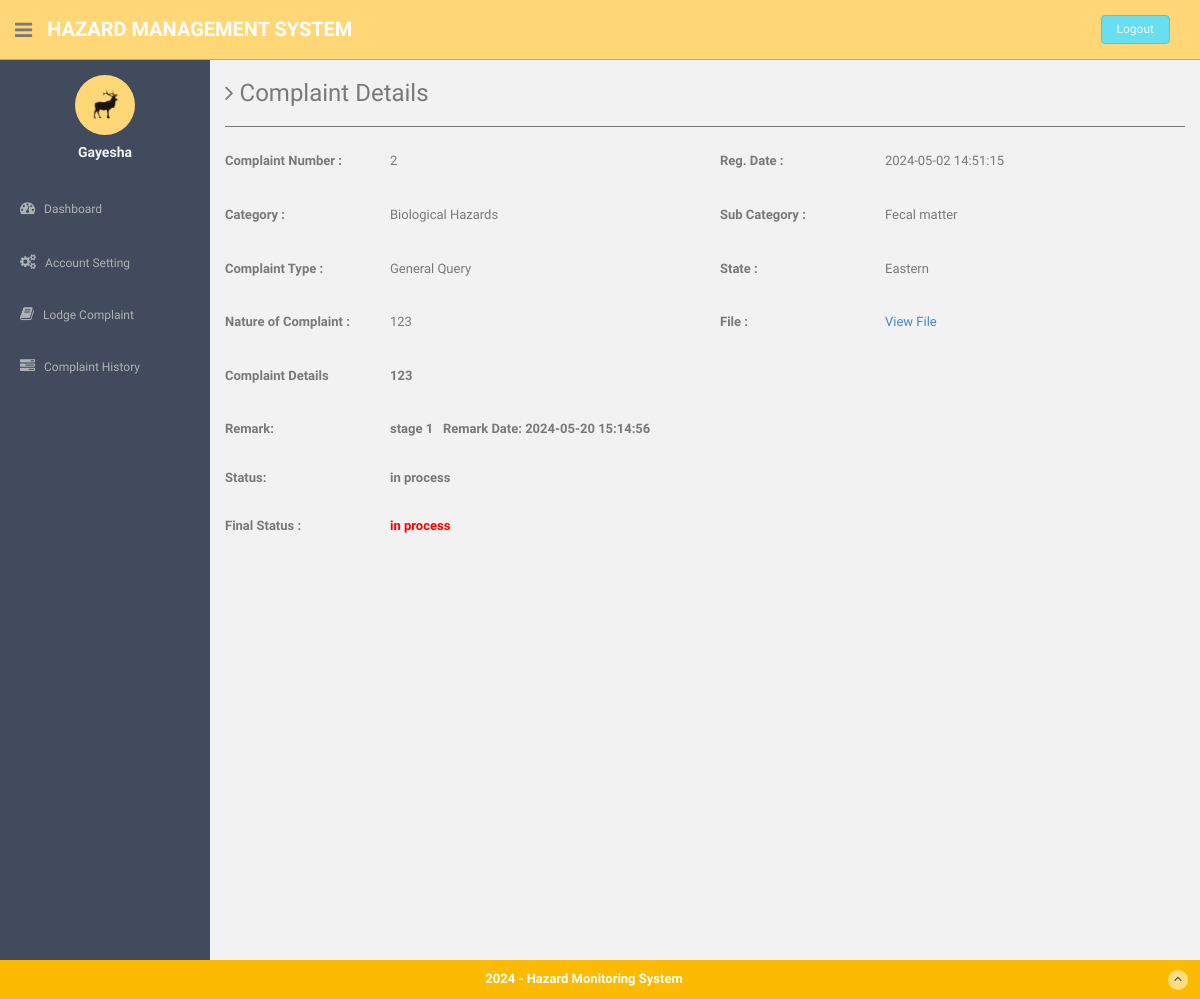
Page /users/complaint-details.php?cid=2 (signed in) on the committed database.
### tables this page shows
CREATE TABLE `users` (
  `id` int(11) NOT NULL,
  `fullName` varchar(255) DEFAULT NULL,
  `userEmail` varchar(255) DEFAULT NULL,
  `password` varchar(255) DEFAULT NULL,
  `contactNo` bigint(11) DEFAULT NULL,
  `address` tinytext DEFAULT NULL,
  `State` varchar(255) DEFAULT NULL,
  `country` varchar(255) DEFAULT NULL,
  `pincode` int(6) DEFAULT NULL,
  `userImage` varchar(255) DEFAULT NULL,
  `regDate` timestamp NOT NULL DEFAULT current_timestamp(),
  `updationDate` timestamp NOT NULL DEFAULT '0000-00-00 00:00:00' ON UPDATE current_timestamp(),
  `status` int(1) NOT NULL
);

CREATE TABLE `tblcomplaints` (
  `complaintNumber` int(11) NOT NULL,
  `userId` int(11) NOT NULL,
  `category` int(11) NOT NULL,
  `subcategory` varchar(255) NOT NULL,
  `complaintType` varchar(255) NOT NULL,
  `state` varchar(255) NOT NULL,
  `noc` varchar(255) NOT NULL,
  `complaintDetails` mediumtext NOT NULL,
  `complaintFile` varchar(255) DEFAULT NULL,
  `regDate` timestamp NOT NULL DEFAULT current_timestamp(),
  `status` varchar(50) DEFAULT NULL,
  `lastUpdationDate` timestamp NOT NULL DEFAULT '0000-00-00 00:00:00' ON UPDATE current_timestamp()
);

CREATE TABLE `category` (
  `id` int(11) NOT NULL,
  `categoryName` varchar(255) NOT NULL,
  `categoryDescription` longtext NOT NULL,
  `creationDate` timestamp NOT NULL DEFAULT current_timestamp(),
  `updationDate` varchar(255) NOT NULL
);

CREATE TABLE `complaintremark` (
  `id` int(11) NOT NULL,
  `complaintNumber` int(11) NOT NULL,
  `status` varchar(255) NOT NULL,
  `remark` mediumtext NOT NULL,
  `remarkDate` timestamp NOT NULL DEFAULT current_timestamp()
);

### users/complaint-details.php (the view, shortened to what this page needs)
<?php session_start();
include('includes/config.php');
if(strlen($_SESSION['login'])==0)
  {
header('location:index.php');
}
else{ ?>
<!DOCTYPE html>
<html lang="en">
  <head>
    <link href="assets/css/bootstrap.css" rel="stylesheet">
    <link href="assets/font-awesome/css/font-awesome.css" rel="stylesheet" />
    <link href="assets/css/style.css" rel="stylesheet">
    <link href="assets/css/style-responsive.css" rel="stylesheet">
  </head>
  <body>
  <section id="container" >
<?php include('includes/header.php');?>
<?php include('includes/sidebar.php');?>
      <section id="main-content">
          <section class="wrapper site-min-height">
          	<h3><i class="fa fa-angle-right"></i> Complaint Details</h3>
            <hr />
 <?php $query=mysqli_query($bd, "select tblcomplaints.*,category.categoryName as catname from tblcomplaints join category on category.id=tblcomplaints.category where userId='".$_SESSION['id']."' and complaintNumber='".$_GET['cid']."'");
while($row=mysqli_fetch_array($query))
{?>
          	<div class="row mt">
            <label class="col-sm-2 col-sm-2 control-label"><b>Complaint Number : </b></label>
          		<div class="col-sm-4">
          		<p><?php echo htmlentities($row['complaintNumber']);?></p>
          		</div>
<label class="col-sm-2 col-sm-2 control-label"><b>Reg. Date :</b></label>
              <div class="col-sm-4">
              <p><?php echo htmlentities($row['regDate']);?></p>
              </div>
          	</div>
<div class="row mt">
            <label class="col-sm-2 col-sm-2 control-label"><b>Category :</b></label>
              <div class="col-sm-4">
              <p><?php echo htmlentities($row['catname']);?></p>
              </div>
<label class="col-sm-2 col-sm-2 control-label"><b>Sub Category :</b> </label>
              <div class="col-sm-4">
              <p><?php echo htmlentities($row['subcategory']);?></p>
              </div>
            </div>
  <div class="row mt">
            <label class="col-sm-2 col-sm-2 control-label"><b>Complaint Type :</b></label>
              <div class="col-sm-4">
              <p><?php echo htmlentities($row['complaintType']);?></p>
              </div>
<label class="col-sm-2 col-sm-2 control-label"><b>State :</b></label>
              <div class="col-sm-4">
              <p><?php echo htmlentities($row['state']);?></p>
              </div>
            </div>
  <div class="row mt">
            <label class="col-sm-2 col-sm-2 control-label"><b>Nature of Complaint :</b></label>
              <div class="col-sm-4">
              <p><?php echo htmlentities($row['noc']);?></p>
              </div>
<label class="col-sm-2 col-sm-2 control-label"><b>File :</b></label>
              <div class="col-sm-4">
              <p><?php $cfile=$row['complaintFile'];
if($cfile=="" || $cfile=="NULL")
{
  echo htmlentities("File NA");
}
else{ ?>
<a href="complaintdocs/<?php echo htmlentities($row['complaintFile']);?>"> View File</a>
<?php } ?>
              </p>
              </div>
            </div>
 <div class="row mt">
            <label class="col-sm-2 col-sm-2 control-label"><b>Complaint Details </label>
              <div class="col-sm-10">
              <p><?php echo htmlentities($row['complaintDetails']);?></p>
              </div>
            </div>
<?php $ret=mysqli_query($bd, "select complaintremark.remark as remark,complaintremark.status as sstatus,complaintremark.remarkDate as rdate from complaintremark join tblcomplaints on tblcomplaints.complaintNumber=complaintremark.complaintNumber where complaintremark.complaintNumber='".$_GET['cid']."'");
while($rw=mysqli_fetch_array($ret))
{
?>
 <div class="row mt">
<label class="col-sm-2 col-sm-2 control-label"><b>Remark:</b></label>
              <div class="col-sm-10">
   <?php echo  htmlentities($rw['remark']); ?>&nbsp;&nbsp; <b>Remark Date: <?php echo  htmlentities($rw['rdate']); ?></b>
              </div>
            </div>
 <div class="row mt">
<label class="col-sm-2 col-sm-2 control-label"><b>Status:</b></label>
              <div class="col-sm-10">
 <?php echo  htmlentities($rw['sstatus']); ?>
              </div>
            </div>
<?php } ?>
 <div class="row mt">
<label class="col-sm-2 col-sm-2 control-label"><b>Final Status :</b></label>
              <div class="col-sm-4">
              <p style="color:red"><?php
if($row['status']=="NULL" || $row['status']=="" )
{
echo "Not Process yet";
} else{
              echo htmlentities($row['status']);
}
              ?></p>
              </div>
            </div>
<?php } ?>
		</section><! --/wrapper -->
      </section>
<?php include('includes/footer.php');?>
  </section>
  </body>
</html>
<?php } ?>

### users/includes/sidebar.php (shortened to what this page needs)
<aside>
          <div id="sidebar"  class="nav-collapse ">
              <ul class="sidebar-menu" id="nav-accordion">
              	  <p class="centered"><a href="profile.html"><img src="assets/img/ui-sam.jpg" class="img-circle" width="60"></a></p>
                   <?php $query=mysqli_query($bd, "select fullName from users where userEmail='".$_SESSION['login']."'");
 while($row=mysqli_fetch_array($query))
 {
 ?>
              	  <h5 class="centered"><?php echo htmlentities($row['fullName']);?></h5>
                  <?php } ?>
                  <li class="mt">
                      <a href="dashboard.php">
                          <i class="fa fa-dashboard"></i>
                          <span>Dashboard</span>
                      </a>
                  </li>
                  <li class="sub-menu">
                      <a href="javascript:;" >
                          <i class="fa fa-cogs"></i>
                          <span>Account Setting</span>
                      </a>
                  </li>
                  <li class="sub-menu">
                      <a href="register-complaint.php" >
                          <i class="fa fa-book"></i>
                          <span>Lodge Complaint</span>
                      </a>
                    </li>
                  <li class="sub-menu">
                      <a href="complaint-history.php" >
                          <i class="fa fa-tasks"></i>
                          <span>Complaint History</span>
                      </a>
                  </li>
              </ul>
          </div>
      </aside>

### users/assets/css/style.css (style rules this page uses)
body { color: #797979; background: #f2f2f2; font-family: 'Ruda', sans-serif; padding: 0px !important; margin: 0px !important; font-size:13px; }
ul li { list-style: none; }
a, a:hover, a:focus { text-decoration: none; outline: none; }
#container { width: 100%; height: 100%; }
hr { margin-top: 20px; margin-bottom: 20px; border: 0; border-top: 1px solid #797979; }
.centered { text-align: center; }
.mt { margin-top: 25px; }
#sidebar { width: 210px; height: 100%; position: fixed; background: #424a5d; }
#sidebar h5 { color: #f2f2f2; font-weight: 700; }
#sidebar ul li { position: relative; }
ul.sidebar-menu , ul.sidebar-menu li ul.sub { margin: -2px 0 0; padding: 0; }
ul.sidebar-menu { margin-top: 75px; }
ul.sidebar-menu li { margin-bottom: 5px; margin-left:10px; margin-right:10px; }
ul.sidebar-menu li.sub-menu { line-height: 15px; }
ul.sidebar-menu li a span { display: inline-block; }
ul.sidebar-menu li a { color: #aeb2b7; text-decoration: none; display: block; padding: 15px 0 15px 10px; font-size: 12px; outline: none; -webkit-transition: all 0.3s ease; -moz-transition: all 0.3s ease; -o-transition: all 0.3s ease; -ms-transition: all 0.3s ease; transition: all 0.3s ease; }
ul.sidebar-menu li a i { font-size: 15px; padding-right: 6px; }
#main-content { margin-left: 210px; }
.wrapper { display: inline-block; margin-top: 60px; padding-left: 15px; padding-right: 15px; padding-bottom: 15px; padding-top: 0px; width: 100%; }
label { font-weight: 400; }
.site-min-height { min-height: 900px; }

### rows in the picture
users: fullName "Gayesha"
tblcomplaints: complaintNumber "2", regDate "2024-05-02 14:51:15", category.categoryName "Biological Hazards", subcategory "Fecal matter", complaintType "General Query", state "Eastern", noc "123", complaintDetails "123", status "in process"
complaintremark: remark "stage 1", remarkDate "2024-05-20 15:14:56", status "in process"
